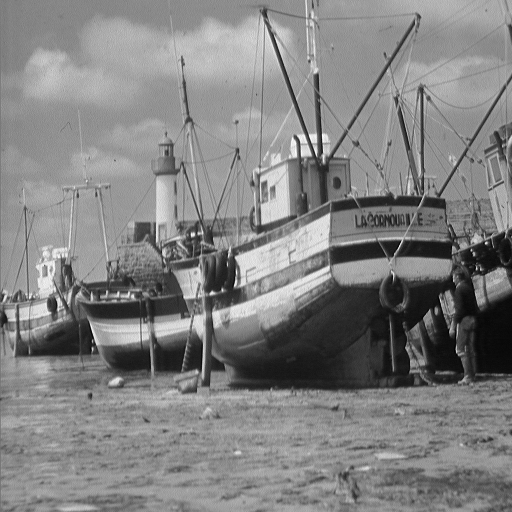
%> input picture libraries/l1magic/Data/boat.tiff, 512 x 512 px
$ octave tveq_example.m   (GNU Octave 9; MATLAB toolbox functions it lacks are replaced by stand-ins)
%> lines starting %> are read from the running program, lines starting %| are printed output that depends on the picture
% tveq_example.m
%
% Test out tveq code (TV minimization with equality constraints).
%
% Written by: Justin Romberg, Caltech
% Email: jrom@acm.caltech.edu
% Created: October 2005
%
clear;
close all;
clc;
% use implicit, matrix-free algorithms ?
largescale = 0;

path(path, './Optimization');
path(path, './Measurements');
path(path, './Data');


% test image = 32x32 piece of cameraman's arm
load_image = imread('boat.tiff');
%> load_image is the input picture: size 512x512 uint8; min 0, max 255, mean 129.7
%original_image = double(rgb2gray(load_image));
original_image = double(load_image);
I = original_image(81:112,37:68);
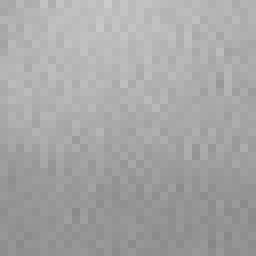
%> I: size 32x32 double (shown 8 times larger); min 135, max 203, mean 166
n = 32;
N = n*n;
I = I/norm(I(:));
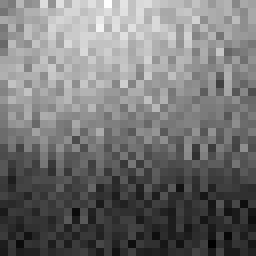
%> I: size 32x32 double (shown 8 times larger); min 0.0253, max 0.0381, mean 0.0311; drawn with min black and max white
I = I - mean(I(:));
x = reshape(I,N,1);
%> x = 1024 values, max 0.00694 at index 417, min -0.00581 at index 863, mean -4.33e-17


% num obs
K = 300;

% permutation P and observation set OMEGA
P = randperm(N)';
q = randperm(N/2-1)+1;
OMEGA = q(1:K/2)';


% measurement matrix
if (largescale)
  A = @(z) A_f(z, OMEGA, P);
  At = @(z) At_f(z, N, OMEGA, P);
  % obsevations
  b = A(x);
  % initial point
  x0 = At(b);
else
  FT = 1/sqrt(N)*fft(eye(N));
  A = sqrt(2)*[real(FT(OMEGA,:)); imag(FT(OMEGA,:))];
  A = [1/sqrt(N)*ones(1,N); A];
  At = [];
  % observations
  b = A*x;
%> b = 301 values, max 0.00604 at index 129, min -0.00752 at index 163, mean 4.67e-05
  % initial point
  x0 = A'*b;
%> x0 = 1024 values, max 0.00164 at index 178, min -0.00205 at index 640, mean -4.41e-17
end

tvI = sum(sum(sqrt([diff(I,1,2) zeros(n,1)].^2 + [diff(I,1,1); zeros(1,n)].^2 )));
disp(sprintf('Original TV = %.3f', tvI));
%| Original TV = 1.650

time0 = clock;
%> (the run ends here)
